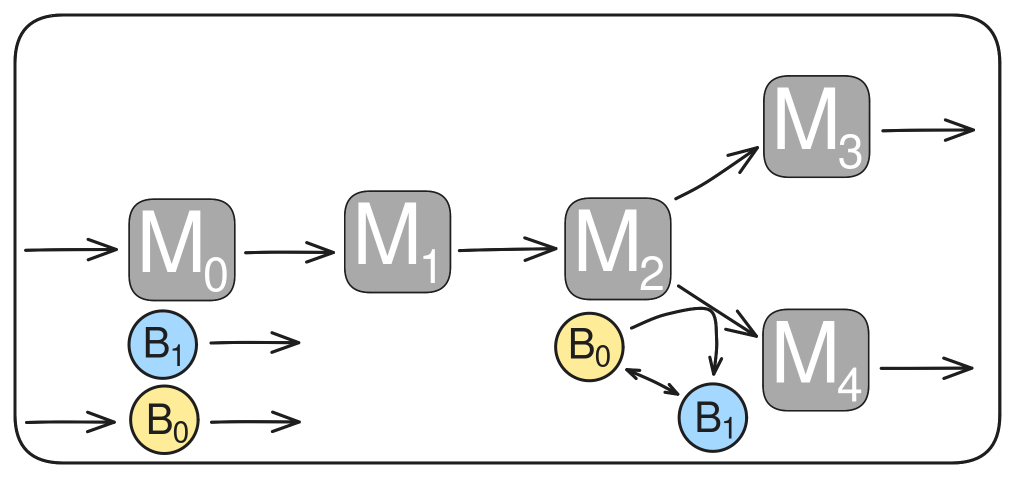
#> input picture Figure S9/plotdata/figS9_minimal_tr.png, 2029 x 955 px (shown at 1/2 size)
$ python Figure_S9.py
#> lines starting #> are read from the running program, lines starting #| are printed output that depends on the picture
#!/usr/bin/env python3
# -*- coding: utf-8 -*-
"""
Created on Thu Nov  7 19:50:05 2024

@author: robert
"""


# import os
import sys
# [5 lines of commented-out code are left out]

sys.path.append('../simulation_functions')
sys.path.append('../data/heatmapdata')

import numpy as np

import matplotlib.pyplot as plt

# import make_odes as mp
#import time_series_plots as ts
import matplotlib.pylab as pylab
import make_figure_data as mfd
import matplotlib.image as img
import matplotlib as mpl


savefig=0          # change to 1 to save generated figure
# numkin=11
numkin=201

kinvals=np.logspace(-4,1,numkin)

# mfd.FIGURE2_2_ff_vs_kin_vary24()

rev=False
cmapuse='RdBu_r'

lw=3

params = {'legend.fontsize': 30,
          'figure.figsize': (12, 9),
          'axes.labelsize': 30,
          'axes.titlesize':'x-large',
          'xtick.labelsize':30,
          'ytick.labelsize':30}
pylab.rcParams.update(params)
mpl.rc('text', usetex = True)

# binoutvals=[10**-2,10**0,10**0] #b0in b0out b1out
binoutvals=[10**-4,10**-4,10**-4] #b0in b0out b1out

plt.figure()
ax1=plt.axes([0.03,0.55,0.62,0.5])
motifnone=img.imread('figS9_minimal_tr.png')
#> motifnone is the input picture: shape (955, 2029, 4) float32; mean R, G, B, A 0.929, 0.93, 0.929, 1
plt.imshow(motifnone)
plt.axis('off')

ax2=plt.axes([0.68,0.55,0.62,0.5])
plt.axis('off')
motifbranch=img.imread('figS9_branch_tr.png')
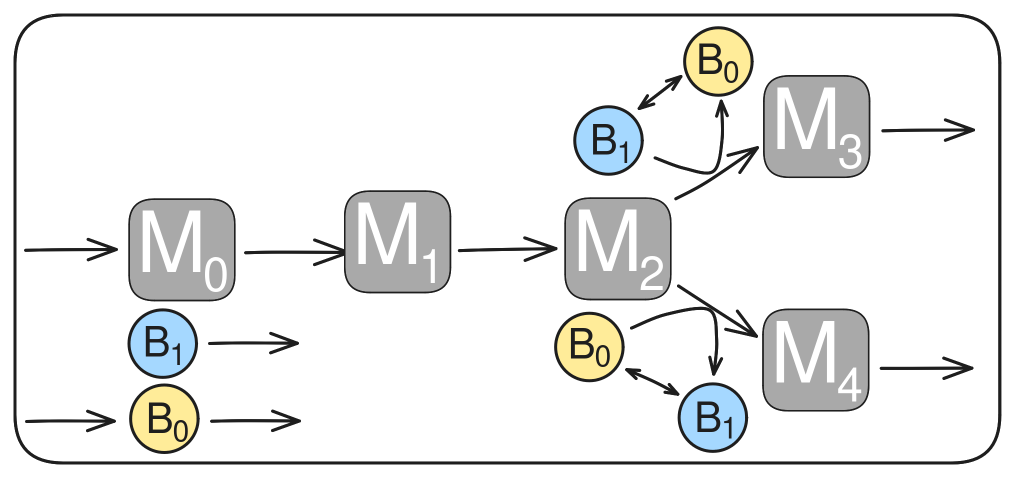
#> input picture Figure S9/plotdata/figS9_branch_tr.png, 2029 x 955 px (shown at 1/2 size)
#> motifbranch is the input picture: shape (955, 2029, 4) float32; mean R, G, B, A 0.921, 0.923, 0.921, 1
plt.imshow(motifbranch)

ax3=plt.axes([1.33,0.55,0.62,0.5])
plt.axis('off')
motifbranch=img.imread('figS9_branch_upstream_tr.png')
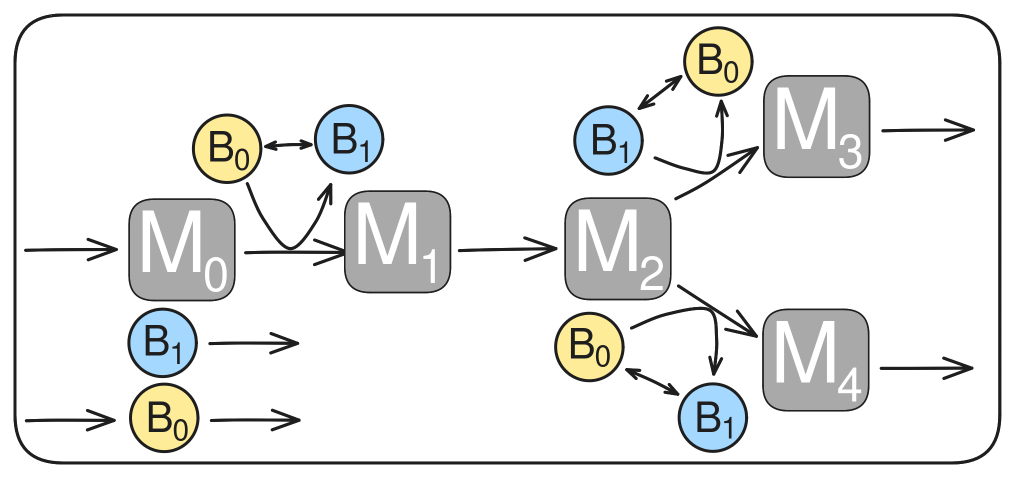
#> input picture Figure S9/plotdata/figS9_branch_upstream_tr.png, 2029 x 955 px (shown at 1/2 size)
#> motifbranch is the input picture: shape (955, 2029, 4) float32; mean R, G, B, A 0.913, 0.917, 0.913, 1
plt.imshow(motifbranch)

ax9=plt.axes([0.04,-0.1,0.6,0.7])
ax7=plt.axes([0.69,-0.1,0.6,0.7])
ax8=plt.axes([1.34,-0.1,0.6,0.7])

# [4 lines of commented-out code are left out]

ax6=plt.axes([0.04,-0.95,0.6,0.7])
ax4=plt.axes([0.69,-0.95,0.6,0.7])
ax5=plt.axes([1.34,-0.95,0.6,0.7])

inset3=plt.axes([0.42,-0.8,0.20,0.20])
inset1=plt.axes([1.07,-0.47,0.20,0.20])
inset2=plt.axes([1.7,-0.8,0.20,0.20])

# [11 lines of commented-out code are left out]

V24_vals=np.array([0.1,1,10])

cols=['blue','olive','red']

# [12 lines of commented-out code are left out]

Btot=10.# [0.1,1.,10.,100.] #   #[10]
VMB=0.01
KeqB=1.


xvar='b_in'
vals_b_in=np.logspace(-5,2,29)#np.logspace(-5,2,8)
xmin=np.min(np.log10(vals_b_in))
xmax=np.max(np.log10(vals_b_in))
xnum=len(vals_b_in)

yvar='b_out'
vals_b_out=np.logspace(-5,2,29)#np.logspace(-5,2,8)
ymin=np.min(np.log10(vals_b_out))
ymax=np.max(np.log10(vals_b_out))
ynum=len(vals_b_out)

CKcat=1.
Ks=1.
Kp=1.
Keq=1.               # params_global
KsB=1.
KpB=1.                             # params_b unchanging
Ks_top=1.
Kp_top=1.
Ks_bottom=1.
Kp_bottom=1.                # params_branch unchanging
kout_top=1.
kout_bottom=1.

kin_min=-8
kin_max=0
num_kin=41

Tmax=100000
tpts=10000
reversible=False

CKctop=1.
CKcbottom=1.

### ONLY need Keqb/t when reversible =true
vals_keqt=[1.]
vals_keqb=[1.]
Keq_top_vals=vals_keqt
Keq_bottom_vals=vals_keqb
lengthparams=[2,1,1]


B_position_params=([0,0],[0,0],[1],[1])
loadpath='../data/heatmapdata/Reversible_'+str(reversible)+'/Structure_'+str(lengthparams)+\
        '/cosub_struc_'+str(B_position_params)+'/'+'defaultparams_'+\
        str([CKcat,Ks,Kp,Keq])+'_'+str([KsB,KpB])+\
        '_'+str([Ks_top,Kp_top,Ks_bottom,Kp_bottom])+\
        '_'+str([kout_top,kout_bottom])+'/xvar_'+xvar+\
        '_'+str(xmin)+'_'+str(xmax)+'_'+str(xnum)+'__yvar_'+\
        yvar+'_'+str(ymin)+'_'+str(ymax)+'_'+str(ynum)

loadstring='ff_Btot_'+str(Btot)+'__CKcatB_'+str(VMB)+'__CKcat_bottom_'+str(CKcbottom)+\
    '__CKcat_top_'+str(CKctop)+'__KeqB_'+str(KeqB)+'__Keq_bottom_1.0__Keq_top_1.0__.npy'

#> (the run stopped early here; a loop or call above may not have finished)
